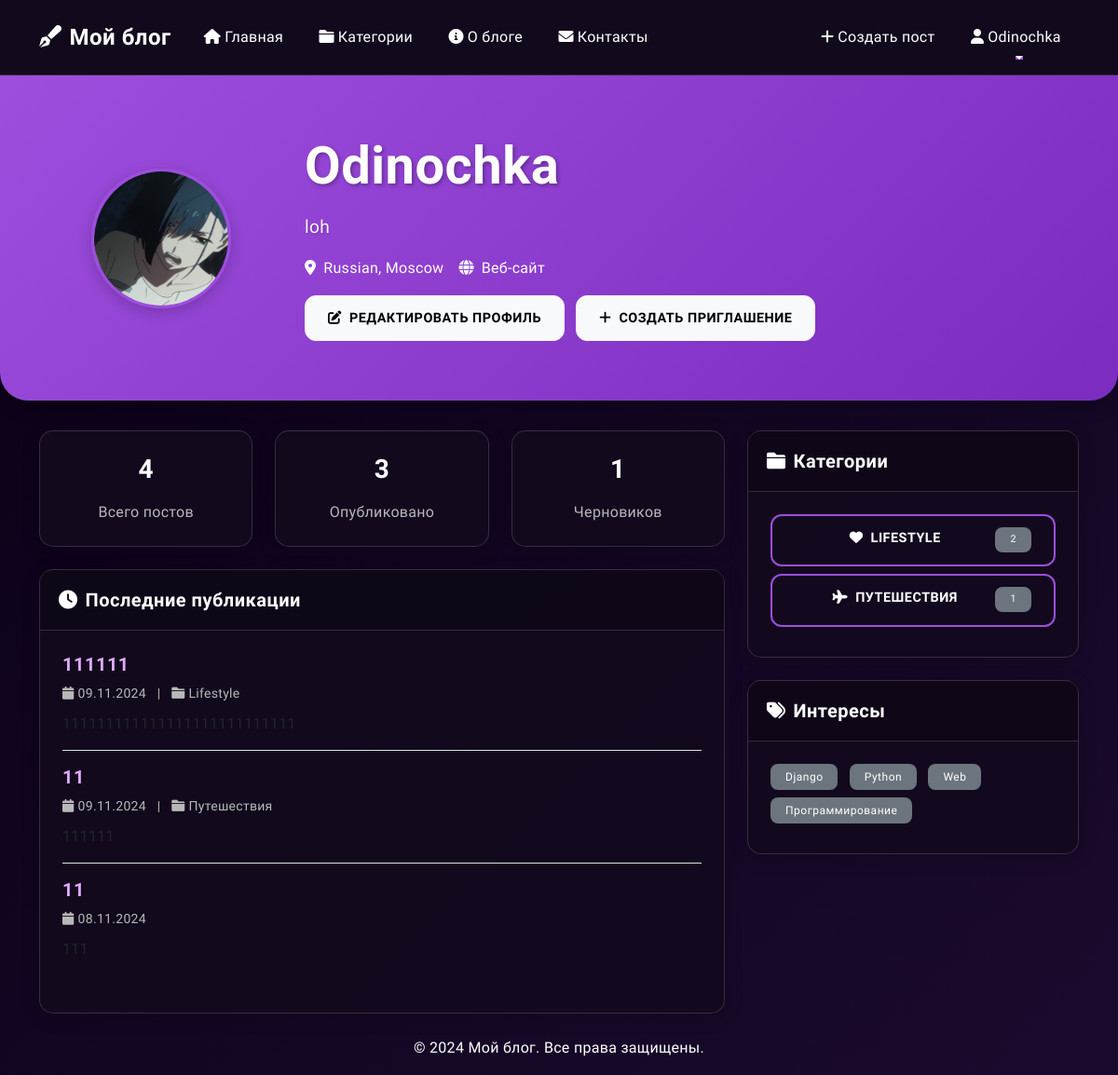
/profile/ (signed in), run on the app's committed database.
### blog/models.py (models this page shows, shortened)
class UserProfile(models.Model):
    user = models.OneToOneField(User, on_delete=models.CASCADE, related_name='profile')
    avatar = models.ImageField(upload_to='avatars/', null=True, blank=True)
    bio = models.TextField(max_length=500, blank=True)
    website = models.URLField(max_length=200, blank=True)
    location = models.CharField(max_length=100, blank=True)
    social_links = models.JSONField(default=dict, blank=True)
    interests = models.ManyToManyField('Tag', blank=True)
    is_blocked = models.BooleanField(default=False, verbose_name="Заблокирован")

class Post(models.Model):
    title = models.CharField(max_length=200, verbose_name="Заголовок")
    content = RichTextField(verbose_name="Содержание")
    author = models.ForeignKey(User, on_delete=models.CASCADE, related_name='posts')
    category = models.ForeignKey(Category, on_delete=models.SET_NULL, null=True, related_name='posts')
    created_at = models.DateTimeField(auto_now_add=True)
    updated_at = models.DateTimeField(auto_now=True)
    is_published = models.BooleanField(default=False)
    thumbnail = models.ImageField(upload_to='post_thumbnails/', null=True, blank=True, verbose_name="Обложка поста")
    attachments = models.ManyToManyField('PostAttachment', blank=True, related_name='posts')
    views_count = models.PositiveIntegerField(default=0)
    is_locked = models.BooleanField(default=False, verbose_name="Заблокирован")
    class Meta:
        ordering = ['-created_at']
        verbose_name = "Пост"
        verbose_name_plural = "Посты"

class Category(models.Model):
    name = models.CharField(max_length=100, verbose_name="Название")
    slug = models.SlugField(unique=True, blank=True)
    description = models.TextField(verbose_name="Описание")
    icon = models.CharField(max_length=50, default="fa-folder")
    class Meta:
        verbose_name = "Категория"
        verbose_name_plural = "Категории"

class Tag(models.Model):
    name = models.CharField(max_length=50, unique=True)
    slug = models.SlugField(unique=True, blank=True)
    class Meta:
        verbose_name = "Тег"
        verbose_name_plural = "Теги"
        ordering = ['name']

### blog/views.py (the view)
# urls.py: path('profile/', views.profile, name='profile'),
@login_required
def profile(request):
    user_profile, created = UserProfile.objects.get_or_create(user=request.user)
    user_posts = Post.objects.filter(author=request.user)
    published_posts = user_posts.filter(is_published=True)
    draft_posts = user_posts.filter(is_published=False)
    categories_with_counts = []
    for category in Category.objects.filter(posts__author=request.user).distinct():
        post_count = category.posts.filter(author=request.user).count()
        categories_with_counts.append({
            'category': category,
            'post_count': post_count
        })
    context = {
        'user_profile': user_profile,
        'total_posts': user_posts.count(),
        'published_posts': published_posts,
        'draft_posts': draft_posts,
        'recent_posts': published_posts.order_by('-created_at')[:5],
        'categories_with_counts': categories_with_counts
    }
    return render(request, 'blog/profile.html', context)

### blog/templates/blog/profile.html (shortened to what this page needs)
{% extends 'base.html' %}
{% block content %}
<div class="hero-section">
    <div class="container">
        <div class="row align-items-center">
            <div class="col-md-3 text-center">
                {% if user_profile.avatar %}
                    <div class="avatar-preview">
                        <img src="{{ user_profile.avatar.url }}" alt="{{ user.username }}"
                             class="img-fluid rounded-circle" style="width: 150px; height: 150px; object-fit: cover;">
                    </div>
                {% else %}
                    <div class="avatar-preview d-flex align-items-center justify-content-center bg-light rounded-circle" style="width: 150px; height: 150px;">
                        <i class="fas fa-user fa-4x text-muted"></i>
                    </div>
                {% endif %}
            </div>
            <div class="col-md-9">
                <h1 class="display-4">{{ user.username }}</h1>
                <p class="lead">{{ user_profile.bio|default:"" }}</p>
                <div class="d-flex gap-3">
                    {% if user_profile.location %}
                    <span><i class="fas fa-map-marker-alt me-2"></i>{{ user_profile.location }}</span>
                    {% endif %}
                    {% if user_profile.website %}
                    <a href="{{ user_profile.website }}" target="_blank" class="text-white">
                        <i class="fas fa-globe me-2"></i>Веб-сайт
                    </a>
                    {% endif %}
                </div>
                {% if user == request.user %}
                <div class="mt-3">
                    <a href="{% url 'blog:profile_edit' %}" class="btn btn-light">
                        <i class="fas fa-edit me-2"></i>Редактировать профиль
                    </a>
                    {% if user.is_staff %}
                    <a href="{% url 'blog:create_invite' %}" class="btn btn-light ms-2">
                        <i class="fas fa-plus me-2"></i>Создать приглашение
                    </a>
                    {% endif %}
                </div>
                {% endif %}
            </div>
        </div>
    </div>
</div>
<div class="container mt-4">
    <div class="row">
        <div class="col-md-8">
            <div class="row mb-4">
                <div class="col-md-4">
                    <div class="card text-center">
                        <div class="card-body">
                            <h3 class="card-title">{{ total_posts }}</h3>
                            <p class="card-text text-muted">Всего постов</p>
                        </div>
                    </div>
                </div>
                <div class="col-md-4">
                    <div class="card text-center">
                        <div class="card-body">
                            <h3 class="card-title">{{ published_posts.count }}</h3>
                            <p class="card-text text-muted">Опубликовано</p>
                        </div>
                    </div>
                </div>
                <div class="col-md-4">
                    <div class="card text-center">
                        <div class="card-body">
                            <h3 class="card-title">{{ draft_posts.count }}</h3>
                            <p class="card-text text-muted">Черновиков</p>
                        </div>
                    </div>
                </div>
            </div>
            <div class="card mb-4">
                <div class="card-header">
                    <h5 class="card-title mb-0">
                        <i class="fas fa-clock me-2"></i>Последние публикации
                    </h5>
                </div>
                <div class="card-body">
                    {% for post in recent_posts %}
                    <div class="mb-3 pb-3 {% if not forloop.last %}border-bottom{% endif %}">
                        <h5><a href="{% url 'blog:post_detail' pk=post.pk %}" class="text-decoration-none">{{ post.title }}</a></h5>
                        <p class="text-muted small mb-2">
                            <i class="fas fa-calendar me-1"></i>{{ post.created_at|date:"d.m.Y" }}
                            {% if post.category %}
                            <span class="mx-2">|</span>
                            <i class="fas fa-folder me-1"></i>{{ post.category.name }}
                            {% endif %}
                        </p>
                        <p class="mb-0">{{ post.content|safe|truncatewords:30 }}</p>
                    </div>
                    {% empty %}
                    <p class="text-muted mb-0">Нет опубликованных постов</p>
                    {% endfor %}
                </div>
            </div>
        </div>
        <div class="col-md-4">
            <div class="card mb-4">
                <div class="card-header">
                    <h5 class="card-title mb-0">
                        <i class="fas fa-folder me-2"></i>Категории
                    </h5>
                </div>
                <div class="card-body">
                    {% for item in categories_with_counts %}
                    <a href="{% url 'blog:category_detail' slug=item.category.slug %}"
                       class="btn btn-outline-primary mb-2 d-block">
                        <i class="fas {{ item.category.icon }} me-2"></i>{{ item.category.name }}
                        <span class="badge bg-secondary float-end">
                            {{ item.post_count }}
                        </span>
                    </a>
                    {% empty %}
                    <p class="text-muted mb-0">Нет публикаций в категориях</p>
                    {% endfor %}
                </div>
            </div>
            {% if user_profile.interests.exists %}
            <div class="card">
                <div class="card-header">
                    <h5 class="card-title mb-0">
                        <i class="fas fa-tags me-2"></i>Интересы
                    </h5>
                </div>
                <div class="card-body">
                    {% for interest in user_profile.interests.all %}
                    <span class="badge bg-secondary me-2 mb-2">{{ interest.name }}</span>
                    {% endfor %}
                </div>
            </div>
            {% endif %}
        </div>
    </div>
</div>
{% endblock %}

### templates/base.html (shortened to what this page needs)
{% load static %}
<!DOCTYPE html>
<html lang="ru">
<head>
    <link href="https://cdn.jsdelivr.net/npm/bootstrap@5.3.0/dist/css/bootstrap.min.css" rel="stylesheet">
    <link href="https://cdnjs.cloudflare.com/ajax/libs/font-awesome/6.0.0/css/all.min.css" rel="stylesheet">
    <link rel="stylesheet" href="https://cdnjs.cloudflare.com/ajax/libs/animate.css/4.1.1/animate.min.css"/>
    <link href="{% static 'css/style.css' %}" rel="stylesheet">
</head>
<body>
    <nav class="navbar navbar-expand-lg navbar-dark">
        <div class="container">
            <a class="navbar-brand" href="{% url 'blog:home' %}">
                <i class="fas fa-pen-fancy me-2"></i>Мой блог
            </a>
            <div class="collapse navbar-collapse" id="navbarNav">
                <ul class="navbar-nav me-auto">
                    <li class="nav-item">
                        <a class="nav-link" href="{% url 'blog:home' %}">
                            <i class="fas fa-home me-1"></i>Главная
                        </a>
                    </li>
                    <li class="nav-item">
                        <a class="nav-link" href="{% url 'blog:categories' %}">
                            <i class="fas fa-folder me-1"></i>Категории
                        </a>
                    </li>
                    <li class="nav-item">
                        <a class="nav-link" href="{% url 'blog:about' %}">
                            <i class="fas fa-info-circle me-1"></i>О блоге
                        </a>
                    </li>
                    <li class="nav-item">
                        <a class="nav-link" href="{% url 'blog:contact' %}">
                            <i class="fas fa-envelope me-1"></i>Контакты
                        </a>
                    </li>
                </ul>
                <ul class="navbar-nav">
                    {% if user.is_authenticated %}
                    <li class="nav-item">
                        <a class="nav-link" href="{% url 'blog:create_post' %}">
                            <i class="fas fa-plus me-1"></i>Создать пост
                        </a>
                    </li>
                    <li class="nav-item dropdown">
                        <a class="nav-link dropdown-toggle" href="#" id="userDropdown" role="button" data-bs-toggle="dropdown">
                            <i class="fas fa-user me-1"></i>{{ user.username }}
                        </a>
                    </li>
                    {% else %}
                    <li class="nav-item">
                        <a class="nav-link" href="{% url 'login' %}">
                            <i class="fas fa-sign-in-alt me-1"></i>Войти
                        </a>
                    </li>
                    {% endif %}
                </ul>
            </div>
        </div>
    </nav>
    <main class="flex-grow-1">
        {% block content %}{% endblock %}
    </main>
    <footer class="footer mt-auto">
        <div class="container">
            <p class="text-center">&copy; 2024 Мой блог. Все права защищены.</p>
        </div>
    </footer>
</body>
</html>

### static/css/style.css (style rules this page uses)
:root { --primary-color: #9D4EDD; --secondary-color: #7B2CBF; --accent-color: #C77DFF; --background-color: #0A0015; --card-bg: rgba(20, 10, 30, 0.95); --text-color: #FFFFFF; --text-muted: #B8B8B8; --link-color: #E0AAFF; --hover-color: #F3D1FF; --border-color: rgba(255, 255, 255, 0.15); --input-bg: rgba(30, 15, 45, 0.95); }
body { font-family: 'Quicksand', sans-serif; background: linear-gradient(135deg, var(--background-color), #1A0B2E); color: var(--text-color); min-height: 100vh; line-height: 1.6; letter-spacing: 0.3px; }
.navbar { background: var(--card-bg) !important; backdrop-filter: blur(10px); border-bottom: 1px solid var(--border-color); padding: 1rem; transition: all 0.3s ease; }
.navbar-brand { color: var(--text-color) !important; font-weight: 700; font-size: 1.5rem; letter-spacing: 0.5px; }
.nav-link { color: var(--text-color) !important; font-weight: 500; padding: 0.7rem 1.2rem !important; border-radius: 12px; transition: all 0.3s ease; position: relative; overflow: hidden; }
.nav-link::after { content: ''; position: absolute; bottom: 0; left: 50%; width: 0; height: 2px; background: var(--primary-color); transition: all 0.3s ease; transform: translateX(-50%); }
.card { background: var(--card-bg); border: 1px solid var(--border-color); border-radius: 15px; box-shadow: 0 4px 20px rgba(0, 0, 0, 0.2); transition: all 0.3s cubic-bezier(0.4, 0, 0.2, 1); }
.card-header { background: rgba(0, 0, 0, 0.2); border-bottom: 1px solid var(--border-color); padding: 1.25rem; }
.card-body { padding: 1.5rem; }
.card-title { color: var(--text-color); font-weight: 600; margin-bottom: 1rem; letter-spacing: 0.5px; }
.card-text { color: var(--text-muted); }
.btn { padding: 0.8rem 1.5rem; border-radius: 12px; font-weight: 600; letter-spacing: 0.5px; transition: all 0.3s cubic-bezier(0.4, 0, 0.2, 1); text-transform: uppercase; font-size: 0.9rem; position: relative; overflow: hidden; z-index: 1; }
.btn::before { content: ''; position: absolute; top: 0; left: 0; width: 100%; height: 100%; background: linear-gradient(45deg, var(--primary-color), var(--accent-color)); opacity: 0; z-index: -1; transition: opacity 0.3s ease; }
.btn-outline-primary { border: 2px solid var(--primary-color); color: var(--text-color) !important; background: transparent; }
.hero-section { background: linear-gradient(135deg, var(--primary-color), var(--secondary-color)); padding: 4rem 0; margin-bottom: 2rem; border-radius: 0 0 30px 30px; box-shadow: 0 4px 20px rgba(0, 0, 0, 0.3); }
.hero-section h1 { color: white; font-weight: 700; margin-bottom: 1rem; text-shadow: 2px 2px 4px rgba(0, 0, 0, 0.3); }
.hero-section .lead { color: rgba(255, 255, 255, 0.95); font-size: 1.2rem; text-shadow: 1px 1px 2px rgba(0, 0, 0, 0.2); }
.badge { padding: 0.5rem 1rem; border-radius: 8px; font-weight: 500; letter-spacing: 0.5px; }
h1, h2, h3, h4, h5, h6 { color: var(--text-color); font-weight: 600; letter-spacing: 0.5px; }
.text-muted { color: var(--text-muted) !important; }
a { color: var(--link-color); text-decoration: none; transition: all 0.3s ease; }
.avatar-preview { border: 3px solid var(--primary-color); border-radius: 50%; overflow: hidden; box-shadow: 0 4px 15px rgba(0, 0, 0, 0.2); margin: 0 auto; width: 150px; height: 150px; }
.avatar-preview img { width: 100%; height: 100%; object-fit: cover; }
.form-control, .btn { transition: all 0.3s cubic-bezier(0.4, 0, 0.2, 1); }
.navbar { backdrop-filter: blur(10px); transition: all 0.3s ease; }
.nav-link { position: relative; overflow: hidden; }
.card { transition: all 0.3s cubic-bezier(0.4, 0, 0.2, 1); }
.btn { position: relative; overflow: hidden; z-index: 1; }

### data on the page
UserProfile: avatar (picture), bio "loh", location "Russian, Moscow"
Post: title "111111", created_at "09.11.2024", category.name "Lifestyle", content "111111111111111111111111111"
Post: title "11", created_at "09.11.2024", category.name "Путешествия", content "111111"
Post: title "11", created_at "08.11.2024", content "111"
Category: category.name "LIFESTYLE", post_count "2"
Category: category.name "ПУТЕШЕСТВИЯ", post_count "1"
Tag: name "Django"
Tag: name "Python"
Tag: name "Web"
Tag: name "Программирование"

### other printed values
{{ user.username }} "Odinochka"
{{ total_posts }} "4"
{{ published_posts.count }} "3"
{{ draft_posts.count }} "1"
